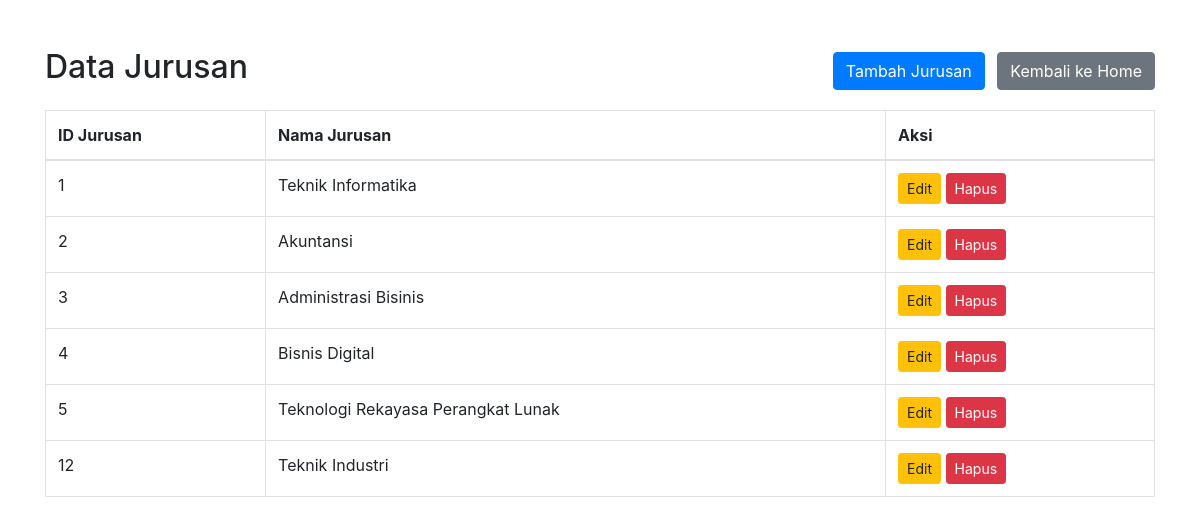
The app's page /jurusan.php with its own data.
### tables this page shows
CREATE TABLE `jurusan` (
  `id_jurusan` int(11) NOT NULL,
  `nama_jurusan` varchar(100) NOT NULL
);

### jurusan.php (the view, shortened to what this page needs)
<?php
require 'config.php';
?>
<!DOCTYPE html>
<html lang="en">
<head>
    <link rel="stylesheet" href="https://stackpath.bootstrapcdn.com/bootstrap/4.5.2/css/bootstrap.min.css">
</head>
<body>
    <div class="container mt-5">
        <div class="row justify-content-between align-items-center mb-3">
            <div class="col-auto">
                <h2>Data Jurusan</h2>
            </div>
            <div class="col-auto">
                <button type="button" class="btn btn-primary" data-toggle="modal" data-target="#tambahJurusanModal">
                Tambah Jurusan
                </button>
                <a href="index.php" class="btn btn-secondary ml-2">Kembali ke Home</a>
            </div>
        </div>
        <table class="table table-bordered">
            <thead>
                <tr>
                    <th>ID Jurusan</th>
                    <th>Nama Jurusan</th>
                    <th>Aksi</th>
                </tr>
            </thead>
            <tbody>
                <?php
                $stmt = $pdo->query("SELECT * FROM jurusan");
                while ($row = $stmt->fetch(PDO::FETCH_ASSOC)):
                ?>
                <tr>
                    <td><?= $row['id_jurusan']; ?></td>
                    <td><?= $row['nama_jurusan']; ?></td>
                    <td>
                        <button type="button" class="btn btn-sm btn-warning" data-toggle="modal" data-target="#editJurusanModal<?= $row['id_jurusan']; ?>">Edit</button>
                        <a href="proses.php?hapus_jurusan=<?= $row['id_jurusan']; ?>" class="btn btn-sm btn-danger" onclick="return confirm('Apakah Anda yakin ingin menghapus jurusan ini?')">Hapus</a>
                    </td>
                </tr>
                <?php endwhile; ?>
            </tbody>
        </table>
    </div>
</body>
</html>

### records on screen
jurusan: id_jurusan "1", nama_jurusan "Teknik Informatika"
jurusan: id_jurusan "2", nama_jurusan "Akuntansi"
jurusan: id_jurusan "3", nama_jurusan "Administrasi Bisinis"
jurusan: id_jurusan "4", nama_jurusan "Bisnis Digital"
jurusan: id_jurusan "5", nama_jurusan "Teknologi Rekayasa Perangkat Lunak"
jurusan: id_jurusan "12", nama_jurusan "Teknik Industri"
